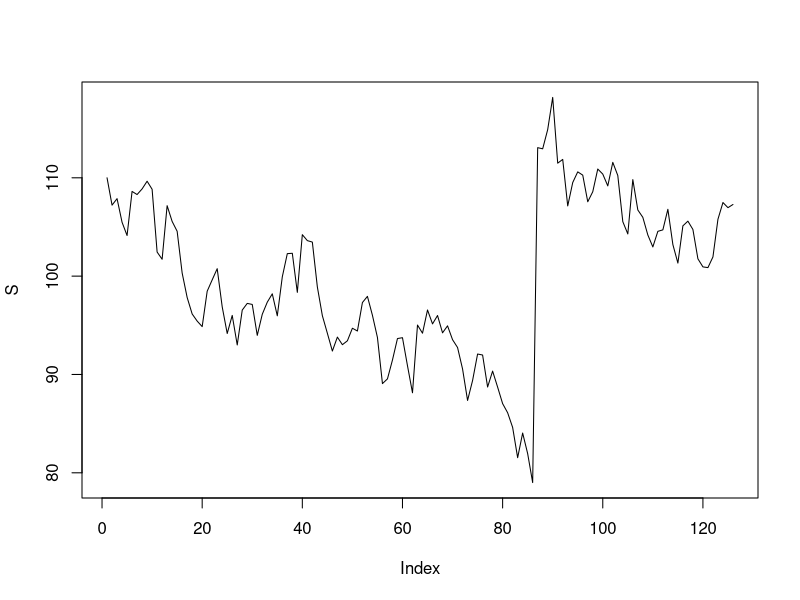
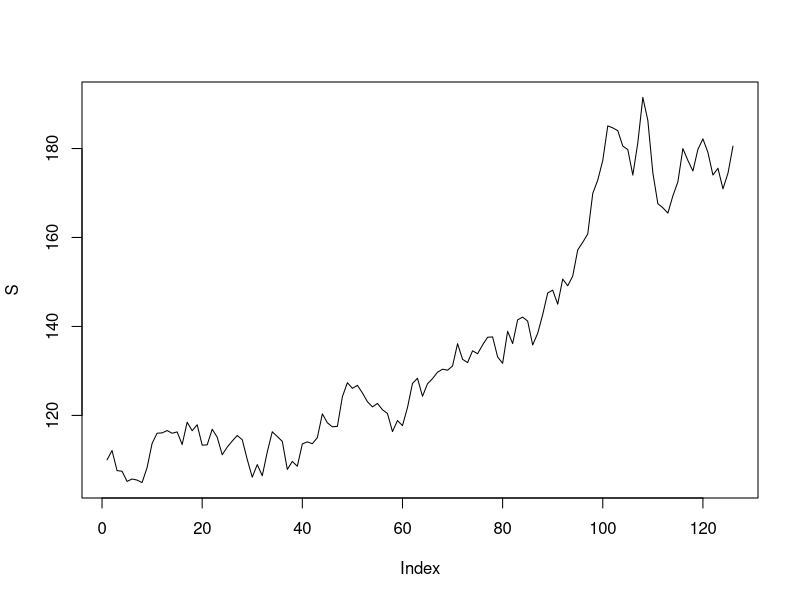

The R source for these figures, in order:
################  problem 2  ######################
problem2 <- function(seed){
  count = 0
  K = 100
  r = .015
  C = 0
  mu = 0.15
  sigma = sqrt(.15)
  N = 10000
  T = 0.5
  S = vector()
  S[1] = 110
  dt = 0.5/126
  for(j in 1:N){
    for (i in 2:126){
      S[i] = S[i-1] + mu * S[i-1] * dt + sigma * S[i-1] * rnorm(1) * sqrt(dt)
     
      if(S[i] < 80){
        #S[i] == 0
        flag = 0
        break
      }else{
        flag = 1
      }
    }
    if(flag == 1){C = C + max(K - S[126], 0)
    count = count + 1}
  }
  #print(C/N)
  
  plot(S,type="l")
  dev.copy(jpeg,filename = paste("C:/Users/prana/Desktop/",seed,".jpeg" , sep = "") );
  dev.off();
  print(exp(-r*T)*C/N)
  print(exp(-r*T)*C/(count))
  return(exp(-r*T)*C/N)
}

data1 <- data.frame()
for(i in 1:2){
  set.seed(i)
  t <- system.time(d <- problem2(i))
  data1 <- rbind(data1,c(i,t[3],d))
}
colnames(data1) <- c("seed","t","Premium")
write.csv(data1,file="Problem_2.csv")
